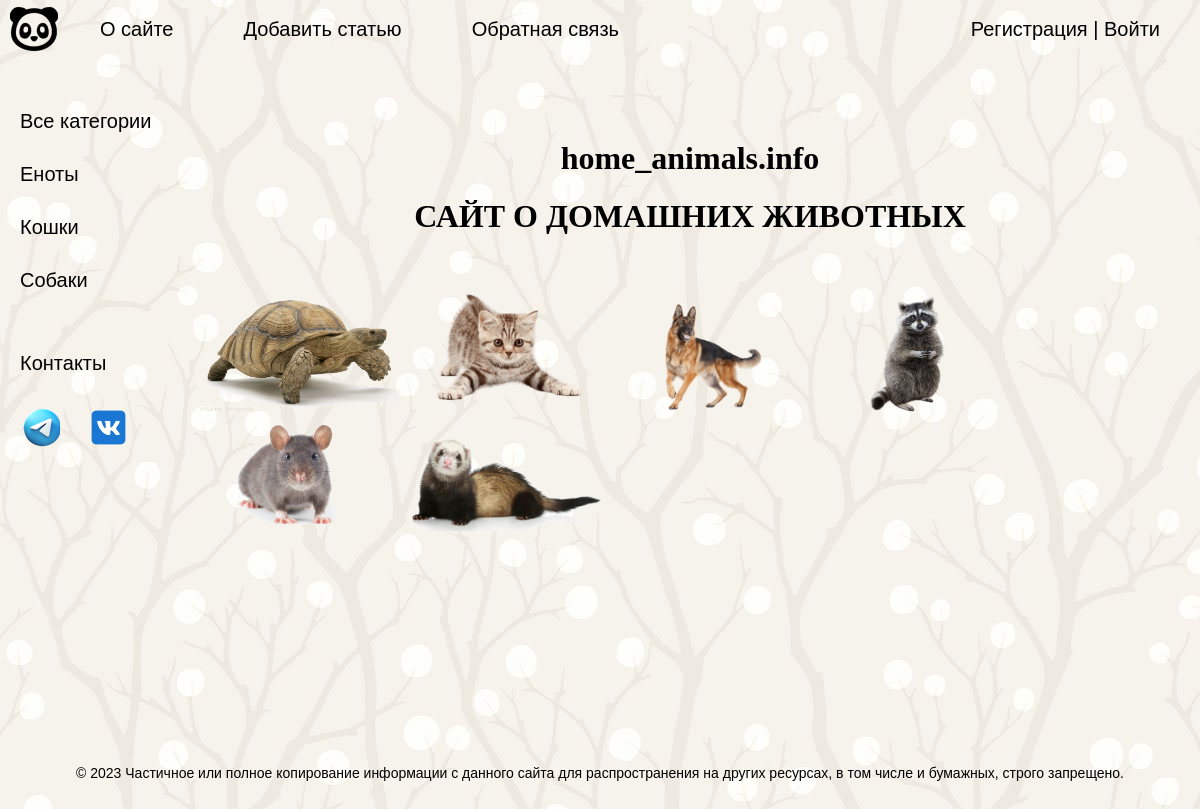
The page / on the database its author committed.
### animals/models.py (models this page shows, shortened)
class Category(models.Model):
    name = models.CharField(max_length=100, db_index=True, verbose_name='Категория')
    slug = models.SlugField(max_length=255, unique=True, db_index=True, verbose_name='URL')
    def get_absolute_url(self):
        return reverse('category', kwargs={'cat_slug': self.slug})
    class Meta:
        verbose_name = 'Категория'
        verbose_name_plural = 'Категории'
        ordering = ['id']

### animals/views.py (the view)
# urls.py: path('', AnimalsHome.as_view(), name='home'),
class AnimalsHome(DataMixin, ListView):
    model = Animals
    template_name = 'animals/home.html'
    def get_context_data(self, *, object_list=None, **kwargs):
        context = super().get_context_data(**kwargs)
        c_def = self.get_user_context(title='Главная страница')
        return dict(list(context.items()) + list(c_def.items()))

### animals/utils.py (called while the page is built)
    def get_user_context(self, **kwargs):
        context = kwargs
        cats = cache.get('cats')
        if not cats:
            cats = Category.objects.annotate(Count('animals'))
            cache.set('cats', cats, 60)
        context['menu'] = menu
        context['cats'] = cats
        return context

### animals/templates/animals/home.html
{% extends 'animals/base.html' %}
{% block content %}
<center><h1>home_animals.info</h1></center>
<center><h1>САЙТ О ДОМАШНИХ ЖИВОТНЫХ</h1></center><br>
<img src="/static/animals/images/1.png" width="200px" height="200px">
<img src="/static/animals/images/2.png" width="200px" height="200px">
<img src="/static/animals/images/3.png" width="200px" height="200px">
<img src="/static/animals/images/4.png" width="200px" height="200px">
<img src="/static/animals/images/5.png" width="200px" height="200px">
<img src="/static/animals/images/6.png" width="200px" height="200px">
{% endblock %}

### animals/templates/animals/base.html (shortened to what this page needs)
{% load static %}
{% load animals_tags %}
<!DOCTYPE html>
<html>
<head>
	<link type="text/css" href="{% static 'animals/css/styles.css' %}" rel="stylesheet" />
</head>
<body>
<table class="table-page" border=0 cellpadding="0" cellspacing="0">
<tr><td valign=top>
{% block mainmenu %}
		<div class="d-flex flex-column flex-md-row align-items-center pb-3 mb-4 border-bottom">
			<ul id="mainmenu" class="mainmenu">
			<li class="logo"><a href="{% url 'home' %}"><div class="logo"></div></a></li>
{% for m in menu %}
			<li><a href="{% url m.url_name %}">{{m.title}}</a></li>
{% endfor %}
			{% if request.user.is_authenticated %}
			<li class="last"> {{user.username}} | <a href="{% url 'logout' %}">Выйти</a></li>
			{% else %}
			<li class="last"><a href="{% url 'register' %}">Регистрация</a> | <a href="{% url 'login' %}">Войти</a></li>
			{% endif %}
			</ul>
		</div>
{% endblock mainmenu %}
<table class="table-content" border=0 cellpadding="0" cellspacing="0">
<tr>
	<td valign="top" class="left-chapters">
	<ul id="leftchapters">
{% if cat_selected == 0 %}
		<li class="selected">Все категории</li>
{% else %}
		<li><a href="{% url 'сategory' %}">Все категории</a></li>
{% endif %}
{% for c in cats %}
{% if c.animals__count > 0 %}
		{% if c.pk == cat_selected %}
			<li class="selected">{{c.name}}</li>
		{% else %}
			<li><a href="{{ c.get_absolute_url }}">{{c.name}}</a></li>
		{% endif %}
{% endif %}
{% endfor %}
		<li class="share">
		<p>Контакты</p>
		<a class="tele" href="https://t.me/Doctor_O_o" target="_blank" rel="nofollow"></a>
		<a class="vk" href="https://vk.com/golyakin.vlad" target="_blank" rel="nofollow"></a>
		</li>
	</ul>
</td>
<td valign="top" class="content">
	<div class="content-text">
{% block content %}
{% endblock %}
	</div>
</td></tr></table>
</td></tr>
<tr><td valign=top>
	<div id="footer">
		<p align="center">&copy; 2023 Частичное или полное копирование информации с данного сайта для распространения на других ресурсах, в том числе и бумажных, строго запрещено.</p>
	</div>
</td></tr></table>
</body>
</html>

### animals/static/animals/css/styles.css (style rules this page uses)
html, body { font-family: 'Arial'; margin: 0; padding: 0; height: 100%; width: 100%; color: #444; background: #000 url(/static/animals/images/fon.jpg); background-attachment: fixed }
a { color: #0059b2; text-decoration: none; }
img { max-width: 600px; height: auto; }
.table-page { width: 100%; height: 100%; vertical-align: top; }
.table-page tr { height: 100%; }
.logo { background: url('../images/logo.png') no-repeat 10px 5px; width: 70px; height: 60px; }
ul.mainmenu { list-style: none; margin: 0; padding: 0; height: 60px; color: black; font-size: 20px; overflow: hidden; }
ul.mainmenu li { float: left; margin: 18px 40px 0 30px; }
ul.mainmenu li.logo { margin: 0; }
ul.mainmenu li.last { float: right; }
ul.mainmenu li a { color: black; text-decoration: none; }
.table-content { width: 100%; min-height: 100%; height: 100%; }
.left-chapters { min-height: 100%; }
.left-chapters ul { width: 140px; min-height: 100%; margin: 0; padding: 20px 10px 10px 20px; list-style: none; font-size: 20px; }
.left-chapters ul li { margin: 30px 0 0 0; color: black; }
.left-chapters ul li a { color: black; text-decoration: none; }
.left-chapters ul li.share { margin: 60px 0 0 0; }
.left-chapters ul li.share p { margin: 30px 0 30px 0; }
.left-chapters ul li.share a { display: inline-block; width: 40px; height: 40px; margin: 0 20px 0 0; }
.left-chapters ul li.share a.tele { height: 45px; background: url('../images/tele.png') no-repeat 0 0 }
.left-chapters ul li.share a.vk { height: 45px; background: url('../images/vk.png') no-repeat 0 0 }
.content { padding: 20px 20px 20px 0px; width: 100%; box-sizing: border-box; }
.content-text { margin: 60px 0 0 30px; color: #000; font-size: 20px; font-family: Yandex Sans Display Light; }
.content-text h1 { font-size: 32px; }
#footer { box-sizing: border-box; padding: 5px; color: black; font-size: 14px; font-family: Verdana, Geneva, Arial, Helvetica; text-align: left; overflow: hidden; }

### rows shown on the page
Category: name "Еноты"
Category: name "Кошки"
Category: name "Собаки"

### other values the page prints
{{ m.title }} "О сайте" "Добавить статью" "Обратная связь"
